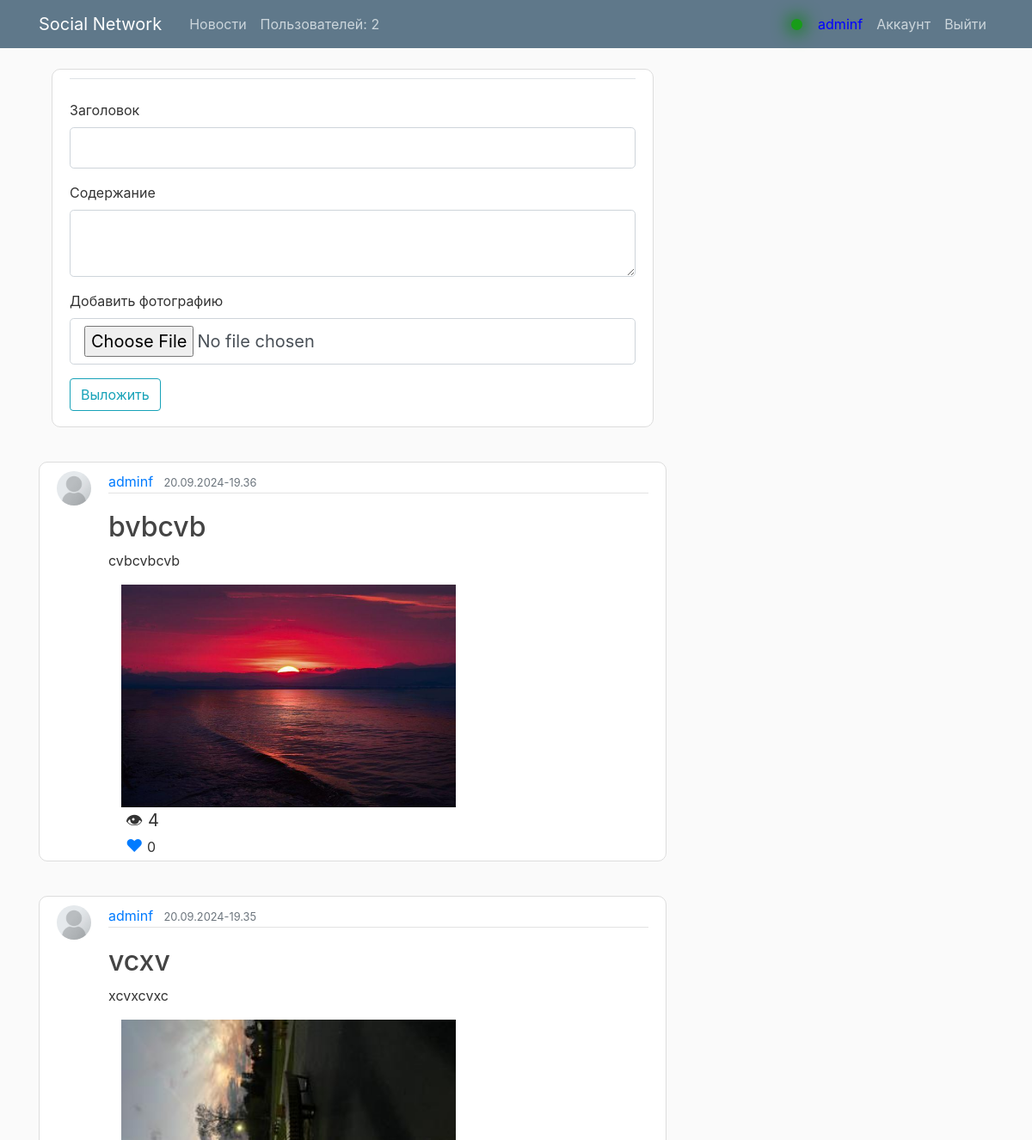
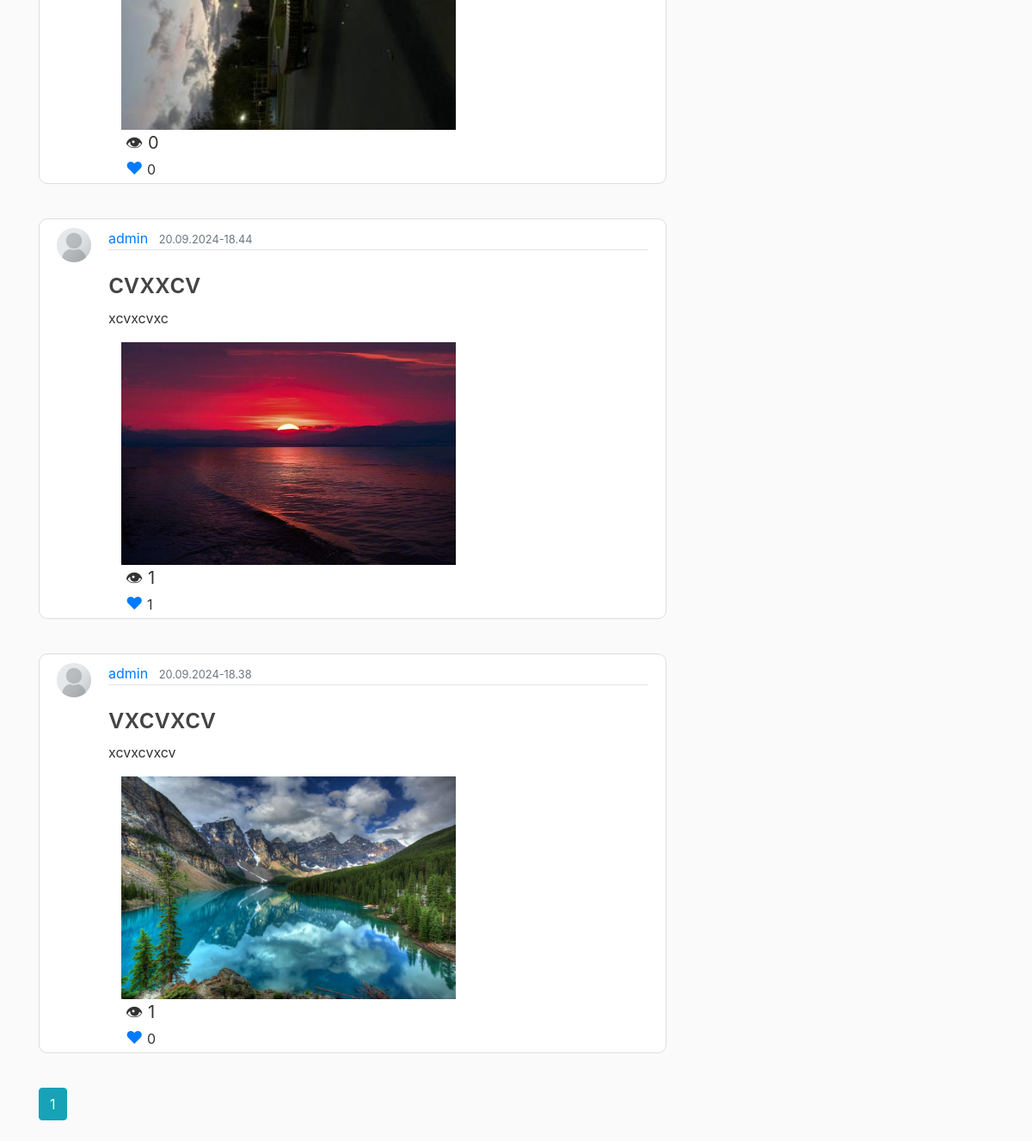
The app's page /home (signed in) with its own data (2 pictures, top to bottom).
### flaskblog/models.py (models this page shows, shortened)
class User(db.Model, UserMixin):
    id = db.Column(db.Integer, primary_key=True)
    username = db.Column(db.String(20), unique=True, nullable=False)
    email = db.Column(db.String(120), unique=True, nullable=False)
    image_file = db.Column(db.String(20), nullable=False, default='default.jpg')
    password = db.Column(db.String(60), nullable=False)
    posts = db.relationship('Post', backref='author', lazy=True)
    last_seen = db.Column(db.DateTime)
    user_status = db.Column(db.String(40), nullable=True, default="Лучший пользователь проекта")
    liked = db.relationship(
        'PostLike',
        foreign_keys='PostLike.user_id',
        backref='user', lazy='dynamic')
    def has_liked_post(self, post):
        return PostLike.query.filter(
            PostLike.user_id == self.id,
            PostLike.post_id == post.id).count() > 0

class Post(db.Model):
    id = db.Column(db.Integer, primary_key=True)
    title = db.Column(db.String(100), nullable=False)
    content = db.Column(db.Text, nullable=False)
    post_image = db.Column(db.String(30), nullable=False, default='default.jpg')
    views = db.Column(db.Integer, default=0)
    likes = db.relationship('PostLike', backref='post', lazy='dynamic')
    user_id = db.Column(db.Integer, db.ForeignKey('user.id'), nullable=False)
    comments = db.relationship('Comment', backref='comment_post', lazy=True, cascade='all, delete-orphan')
    date_posted = db.Column(db.DateTime, nullable=False, default=datetime.now)

### flaskblog/routes.py (the view, shortened to what this page needs)
@app.route("/", methods=['GET', 'POST'])
@app.route("/home", methods=['GET', 'POST'])
@login_required
def home():
    form = PostForm()
    comment_form = AddCommentForm()
    user_id = db.session.query(User).count()
    page = request.args.get('page', 1, type=int)
    posts = Post.query.order_by(Post.date_posted.desc()).paginate(page=page, per_page=5)
    post_file = url_for('static', filename='post_pics/' + Post.post_image)
    return render_template('home.html', posts=posts, user_id=user_id, form=form, post_file=post_file, comment_form=comment_form, page=page)

### flaskblog/forms.py
class PostForm(FlaskForm):
    title = StringField('Заголовок', validators=[DataRequired(), Length(min=2, max=15)])
    content = TextAreaField('Содержание', validators=[DataRequired()])
    postpicture = FileField('Добавить фотографию', validators=[FileAllowed(['jpg', 'png', 'jpeg'])])
    submit = SubmitField('Выложить')

class AddCommentForm(FlaskForm):
    body = StringField('Ваш комментарий', validators=[InputRequired()])
    submit = SubmitField('Опубликовать')

### flaskblog/models.py (called while the page is built)
@login_manager.user_loader
def load_user(user_id):
    return User.query.get(int(user_id))

### flaskblog/templates/home.html (shortened to what this page needs)
{% extends "layout.html" %}
{% block content %}
<main role="main" class="container">
  <div class="content-section">
    <form method="POST" action="" enctype="multipart/form-data">
        <fieldset class="form-group">
            <legend class="border-bottom mb-4">{{ legend }}</legend>
            <div class="form-group">
                {{ form.title.label(class="form-control-label") }}
                {% if form.title.errors %}
                    {{ form.title(class="form-control form-control-lg is-invalid") }}
                    <div class="invalid-feedback">
                        {% for error in form.title.errors %}
                            <span>{{ error }}</span>
                        {% endfor %}
                    </div>
                {% else %}
                    {{ form.title(class="form-control form-control-lg") }}
                {% endif %}
            </div>
            <div class="form-group">
                {{ form.content.label(class="form-control-label") }}
                {% if form.content.errors %}
                    {{ form.content(class="form-control form-control-lg is-invalid") }}
                    <div class="invalid-feedback">
                        {% for error in form.content.errors %}
                            <span>{{ error }}</span>
                        {% endfor %}
                    </div>
                {% else %}
                    {{ form.content(class="form-control form-control-lg") }}
                {% endif %}
            </div>
                {{ form.postpicture.label(class="form-control-label") }}
                {% if form.postpicture.errors %}
                    {{ form.postpicture(class="form-control form-control-lg is-invalid") }}
                    <div class="invalid-feedback">
                        {% for error in form.postpicture.errors %}
                            <span>{{ error }}</span>
                        {% endfor %}
                    </div>
                {% else %}
                    {{ form.postpicture(class="form-control form-control-lg") }}
                {% endif %}
        </fieldset>
        <div class="form-group">
            {{ form.submit(class="btn btn-outline-info") }}
        </div>
    </div>
</main>
    {% for post in posts.items %}
        <article class="media content-section breakpoints">
          <img class="rounded-circle account-img" src="{{ url_for('static', filename='profile_pics/' + post.author.image_file) }}">
          <div class="media-body ">
            <div class="article-metadata">
              <a class="mr-2" href="{{ url_for('user_posts', username=post.author.username) }}">{{ post.author.username }}</a>
              <small class="text-muted">{{ post.date_posted.strftime("%d.%m.%Y-%H.%M") }}</small>
            </div>
            <h2><a class="article-title" href="{{ url_for('post', post_id=post.id) }}">{{ post.title }}</a></h2>
            <p class="article-content">{{ post.content }}</p>
            <img class="img-fluid col-md-8" src="{{ url_for('static', filename='post_pics/' + post.post_image) }}">
            <div class="post_stat_side">
              <div class="left_side_stat_post">&#128065; {{ post.views }}</div>
              {% if current_user.has_liked_post(post) %}
              <a href="{{ url_for('like_action', post_id=post.id, action='unlike') }}" class="right_side_stat_post">&#10084;</a>
              {% else %}
              <a href="{{ url_for('like_action', post_id=post.id, action='like')}}" class="right_side_stat_post">&#10084;</a>
              {% endif %}
              {{ post.likes.count() }}
            </div>
          </div>
        </article>
    {% endfor %}
    {% for page_num in posts.iter_pages(left_edge=1, right_edge=1, left_current=1, right_current=2) %}
      {% if page_num %}
        {% if posts.page == page_num %}
          <a class="btn btn-info mb-4" href="{{ url_for('home', page=page_num) }}">{{ page_num }}</a>
        {% else %}
          <a class="btn btn-outline-info mb-4" href="{{ url_for('home', page=page_num) }}">{{ page_num }}</a>
        {% endif %}
      {% else %}
        ...
      {% endif %}
    {% endfor %}
{% endblock content %}

### flaskblog/templates/layout.html (shortened to what this page needs)
<!DOCTYPE html>
<html>
<head>
    <link rel="stylesheet" href="https://maxcdn.bootstrapcdn.com/bootstrap/4.0.0/css/bootstrap.min.css">
    <link rel="stylesheet" type="text/css" href="{{ url_for('static', filename='main.css') }}">
</head>
<body>
    <header class="site-header">
      <nav class="navbar navbar-expand-md navbar-dark bg-steel fixed-top">
        <div class="container">
          <a class="navbar-brand mr-4" href="/">Social Network</a>
          <div class="collapse navbar-collapse" id="navbarToggle">
            <div class="navbar-nav mr-auto">
              <a class="nav-item nav-link" href="">Новости</a>
              <a href="{{ url_for('all_users') }}" class="nav-item nav-link">Пользователей: {{ user_id }}</a></div>
            <div class="navbar-nav">
              {% if current_user.is_authenticated %}
                <div class="online_status">
                <div class="online_user"></div>
                <div class="current_user nav-item nav-link" ><small>{{ current_user.username }}</small></div>
                </div>
                <a class="nav-item nav-link" href="{{ url_for('account') }}">Аккаунт</a>
                <a class="nav-item nav-link" href="{{ url_for('logout') }}">Выйти</a>
              {% else %}
                <a class="nav-item nav-link" href="{{ url_for('login') }}">Авторизация</a>
                <a class="nav-item nav-link" href="{{ url_for('register') }}">Регистрация</a>
              {% endif %}
            </div>
            </div>
          </div>
      </nav>
    </header>
    <main role="main" class="container">
      <div class="row">
        <div class="col-md-8">
          {% block content %}{% endblock %}
        </div>
        <div class="col-md-4">
        </div>
      </div>
    </main>
</body>
</html>

### flaskblog/static/main.css (style rules this page uses)
body { background: #fafafa; color: #333333; margin-top: 5rem; }
h1, h2, h3, h4, h5, h6 { color: #444444; }
.bg-steel { background-color: #5f788a; }
.site-header .navbar-nav .nav-link { color: #cbd5db; }
.content-section { background: #ffffff; padding: 10px 20px 2px; border: 1px solid #dddddd; border-radius: 10px; margin-bottom: 40px; }
.article-title { color: #444444; }
.article-content { white-space: pre-line; }
.article-metadata { padding-bottom: 1px; margin-bottom: 20px; border-bottom: 1px solid #e3e3e3 }
.account-img { height: 40px; width: 40px; margin-right: 20px; margin-bottom: 16px; }
.left_side_stat_post { margin-left:20px; font-size: 20px; }
.right_side_stat_post { margin-left:20px; font-size: 20px; text-decoration: none; cursor: pointer; }
.online_status { height: 30px; display: flex; align-items: center; margin-top: 5px; }
.online_user { width: 13px; height: 13px; background-color: rgb(24, 156, 24); border-radius: 200px; text-align: right; box-shadow: 0px 0px 20px 3px green; }
.current_user { text-align: right; color: blue; margin-left: 10px; align-self: center; }
.current_user small { font-style: cursive; color: blue; font-size: 16px; }

### records on screen
User: username "adminf"
Post: image_file (placeholder picture), author.username "adminf", date_posted "20.09.2024-19.36", title "bvbcvb", content "cvbcvbcvb", post_image (picture), views "4", likes.count "0"
Post: image_file (placeholder picture), author.username "adminf", date_posted "20.09.2024-19.35", title "vcxv", content "xcvxcvxc", post_image (picture), views "0", likes.count "0"
Post: image_file (placeholder picture), author.username "admin", date_posted "20.09.2024-18.44", title "cvxxcv", content "xcvxcvxc", post_image (picture), views "1", likes.count "1"
Post: image_file (placeholder picture), author.username "admin", date_posted "20.09.2024-18.38", title "vxcvxcv", content "xcvxcvxcv", post_image (picture), views "1", likes.count "0"

### other values on screen
{{ user_id }} "2"
{{ page_num }} "1"
